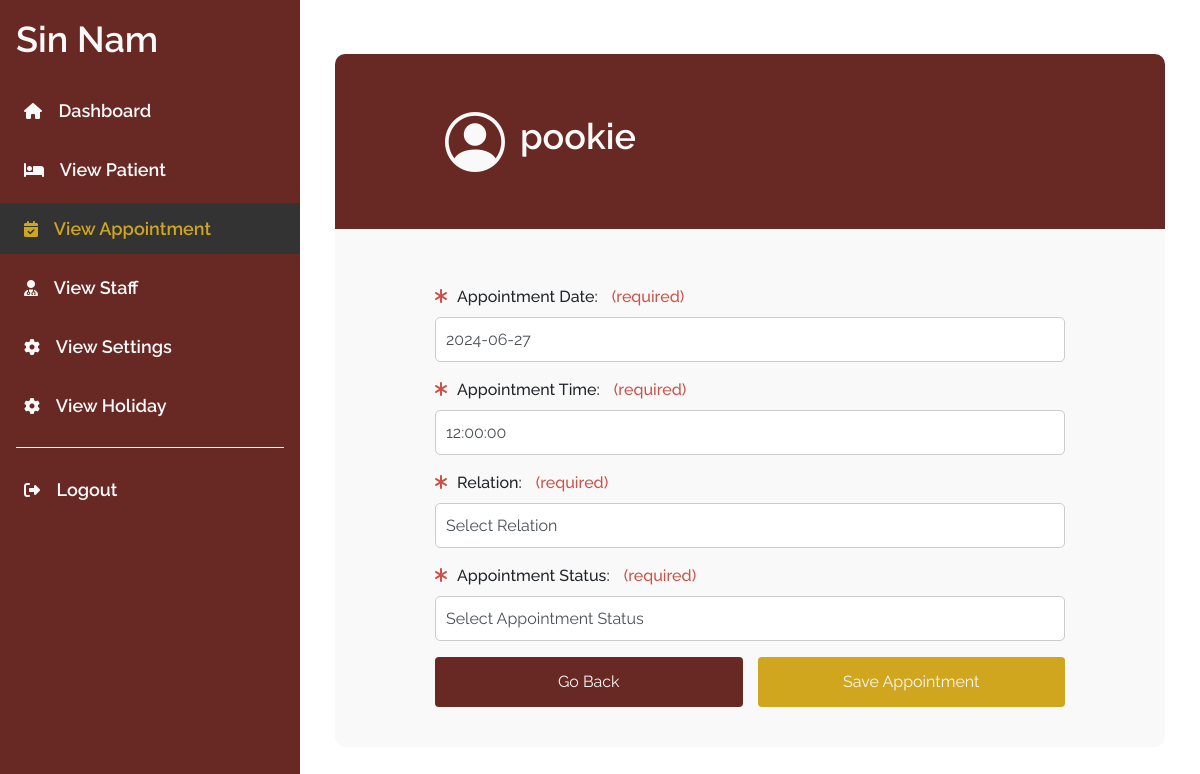
The page /forms/editAppointment.php?appointment_id=9 (signed in) on the database its author committed.
### tables this page shows
CREATE TABLE `appointment` (
  `appointment_id` int(11) NOT NULL,
  `appointment_date` date NOT NULL,
  `appointment_start_time` time NOT NULL,
  `appointment_end_time` time NOT NULL,
  `appointment_status` varchar(45) NOT NULL DEFAULT 'UPCOMING',
  `booked_by` varchar(255) NOT NULL,
  `booked_datetime` datetime NOT NULL,
  `patient_id` int(11) NOT NULL,
  `queue_no` int(11) NOT NULL,
  `appointment_remarks` varchar(255) DEFAULT NULL
);

CREATE TABLE `patient` (
  `patient_id` int(11) NOT NULL,
  `patient_name` varchar(255) NOT NULL,
  `patient_dob` date NOT NULL,
  `patient_phoneNo` int(11) NOT NULL,
  `patient_email` varchar(255) NOT NULL,
  `patient_password` varchar(255) NOT NULL,
  `patient_status` varchar(45) NOT NULL DEFAULT 'NEW',
  `last_updated_by` varchar(255) NOT NULL,
  `last_updated_datetime` datetime NOT NULL,
  `payment_status` varchar(45) NOT NULL,
  `amount_payable` float NOT NULL DEFAULT 0,
  `is_verified` tinyint(1) NOT NULL DEFAULT 0
);

### forms/editAppointment.php (the view, shortened to what this page needs)
<?php
include "../db_connect.php";
?>
<?php
$query = "SELECT * FROM patient P INNER JOIN appointment A ON P.patient_id = A.patient_id WHERE appointment_id = ?";
$edit_appointment_stmt = mysqli_prepare($conn, $query);
if (!$edit_appointment_stmt) {
    die("Failed to prepare statement");
} else {
    mysqli_stmt_bind_param($edit_appointment_stmt, 's', $_GET['appointment_id']);
    mysqli_stmt_execute($edit_appointment_stmt);
    $edit_appointment_result = mysqli_stmt_get_result($edit_appointment_stmt);
    if (mysqli_num_rows($edit_appointment_result) > 0) {
        $row = mysqli_fetch_assoc($edit_appointment_result);
        $patient_name = $row['patient_name'];
        $appointment_date = $row['appointment_date'];
        $appointment_time = $row['appointment_start_time'];
    } else {
        $_SESSION['message'] = "Appointment not found.";
        header("Location: appointmentDetails.php");
        exit();
    }
}
?>
<!DOCTYPE html>
<html lang="en">
<head>
    <?php include '../links.php'; ?>
    <link rel="stylesheet" href="../style.css" />
    <link rel="stylesheet" href="//cdnjs.cloudflare.com/ajax/libs/timepicker/1.3.5/jquery.timepicker.min.css">
</head>
<body>
    <div class="main-content d-flex">
        <div class="sidebar" id="sidebar">
            <div class="header-box px-3 mt-2 mb-2 d-flex align-items-center justify-content-between">
                <h1 class="header">Sin Nam</h1>
            </div>
            <ul class="mt-3">
                <li class=""><a href="../adminDashboard.php" class="text-decoration-none outer"><i class="fa-solid fa-house"></i> Dashboard</a></li>
                <li class=""><a href="patientDetails.php" class="text-decoration-none outer"><i class="fa-solid fa-bed"></i> View Patient</a></li>
                <li class="active"><a href="appointmentDetails.php" class="text-decoration-none outer"><i class="fa-solid fa-calendar-check"></i> View Appointment</a></li>
                <li class=""><a href="staffDetails.php" class="text-decoration-none outer"><i class="fa-solid fa-user-doctor"></i> View Staff</a></li>
                <li class=""><a href="settings.php" class="text-decoration-none outer"><i class="fa-solid fa-gear"></i> View Settings</a></li>
                <li class=""><a href="viewHoliday.php" class="text-decoration-none outer"><i class="fa-solid fa-gear"></i> View Holiday</a></li>
                <div class="sidebar-separator"></div>
                <li class="mt-auto"><a href="loggedOutSuccessful.php" class="text-decoration-none logout-btn outer"><i class="fa-solid fa-right-from-bracket"></i> Logout</a></li>
            </ul>
        </div>
        <div class="appointment" id="appointment">
            <div class="container">
                <div class="profile-details">
                    <i class="bi bi-person-circle"></i>
                    <h2 class=""><?php echo $patient_name ?></h2>
                </div>
                <div class="form-fields">
                    <form action="doEditAppointment.php" method="POST">
                        <div class="form-group mb-3">
                            <label for="appointment_date">
                                <span class="asterik"><i class="fa-solid fa-asterisk"></i></span>Appointment Date:
                                <span class="required-text">(required)</span>
                            </label>
                            <input type="text" name="appointment_date" id="appointment_date" class="form-control" value="<?php echo $appointment_date ?>">
                        </div>
                        <div class="form-group mb-3">
                            <label for="appointment_time">
                                <span class="asterik"><i class="fa-solid fa-asterisk"></i></span>Appointment Time:
                                <span class="required-text">(required)</span>
                            </label>
                            <input type="text" name="appointment_start_time" id="appointment_time" class="form-control" value="<?php echo $appointment_time ?>">
                        </div>
                        <div class="form-group mb-3">
                            <label for="relation">
                                <span class="asterik"><i class="fa-solid fa-asterisk"></i></span>Relation:
                                <span class="required-text">(required)</span>
                            </label>
                            <select name="relation" id="relation" class="form-control">
                                <option value="select">Select Relation</option>
                            </select>
                        </div>
                        <div class="form-group mb-3">
                            <label for="appointment_status">
                                <span class="asterik"><i class="fa-solid fa-asterisk"></i></span>Appointment Status:
                                <span class="required-text">(required)</span>
                            </label>
                            <select name="appointment_status" id="appointment_status" class="form-control">
                                <option value="select">Select Appointment Status</option>
                            </select>
                        </div>
                        <div class="buttons">
                            <button type="button" class="btn back-btn">Go Back</button>
                            <button type="submit" name="submit" class="btn save-btn">Save Appointment</button>
                        </div>
                    </form>
                </div>
            </div>
        </div>
    </div>
</body>
<link rel="stylesheet" href="https://code.jquery.com/ui/1.12.1/themes/base/jquery-ui.css">
</html>

### style.css (style rules this page uses)
* { margin: 0; padding: 0; box-sizing: border-box; font-family: "Raleway", sans-serif; }
.register .required-text, .appointment .required-text, .patient .required-text, .staff .required-text { margin-left: 10px; color: #ce5047; }
.register .asterik, .appointment .asterik, .patient .asterik, .staff .asterik { margin-right: 10px; color: #ce5047; }
.asterik { color: #ce5047; }
.required-text { color: #ce5047; }
.bi-person-circle { font-size: 30px; margin-left: 10px; margin-top: 5px; color: #CFA61E; }
.back-btn, .save-btn { width: 100%; background-color: #CFA61E; color: #fff; }
#sidebar { min-width: 300px; max-width: 300px; height: 100vh; background: #682924; z-index: 999; flex-shrink: 0; overflow: visible; }
#sidebar .header { color: #f9f9f9; font-size: 36px; font-weight: 600; margin-top: 10px; }
#sidebar a { color: #f9f9f9; }
#sidebar a.outer { font-size: 18px; font-weight: 600; }
#sidebar ul { padding-left: 0; }
#sidebar ul li { list-style: none; padding: 12px 24px; margin-bottom: 8px; }
#sidebar ul li.active { background-color: #333; }
#sidebar ul li.active a { color: #CFA61E; }
#sidebar ul li a { font-size: 18px; }
#sidebar ul li a .fa-solid { margin-right: 12px; font-size: 16px; }
.sidebar-separator { height: 1px; background-color: #f9f9f9; margin: 16px; }
.appointment, .patient, .staff { width: 100%; padding: 20px; display: flex; justify-content: center; align-items: center; }
.appointment h2, .staff h2, .patient h2 { color: #f9f9f9; font-size: 36px; font-weight: 550; }
.appointment .profile-details, .patient .profile-details, .staff .profile-details { display: flex; align-items: center; padding-bottom: 40px; padding-top: 40px; padding-left: 100px; border-top-left-radius: 10px; border-top-right-radius: 10px; background-color: #682924; }
.form-fields { padding: 40px 100px; background-color: #f9f9f9; border-bottom-left-radius: 10px; border-bottom-right-radius: 10px; }
.appointment form, .patient form, .staff form { width: 100%; }
.appointment label, .patient label, .staff label { font-size: 16px; font-weight: 500; margin-bottom: 8px; }
.appointment .form-control, .patient .form-control, .staff .form-control, .custom-select-grp { width: 100%; height: 45px; border-radius: 5px; padding: 10px; border: 1px solid #ccc; ; font-size: 16px; background-color: #ffffff; }
.appointment .profile-details i, .patient .profile-details i, .staff .profile-details i { color: #f9f9f9; font-size: 60px; margin-right: 15px; }
.appointment .buttons, .patient .buttons, .staff .buttons { display: flex; justify-content: flex-end; }
.appointment .save-btn, .patient .save-btn, .staff .save-btn { background-color: #CFA61E; color: #f9f9f9; font-size: 16px; padding: 12px 20px; }
.appointment .back-btn, .patient .back-btn, .staff .back-btn { background-color: #682924; color: #f9f9f9; font-size: 16px; padding: 12px 20px; margin-right: 15px; }

### rows shown on the page
appointment: patient.patient_name "pookie", appointment_date "2024-06-27", appointment_start_time "12:00:00"
